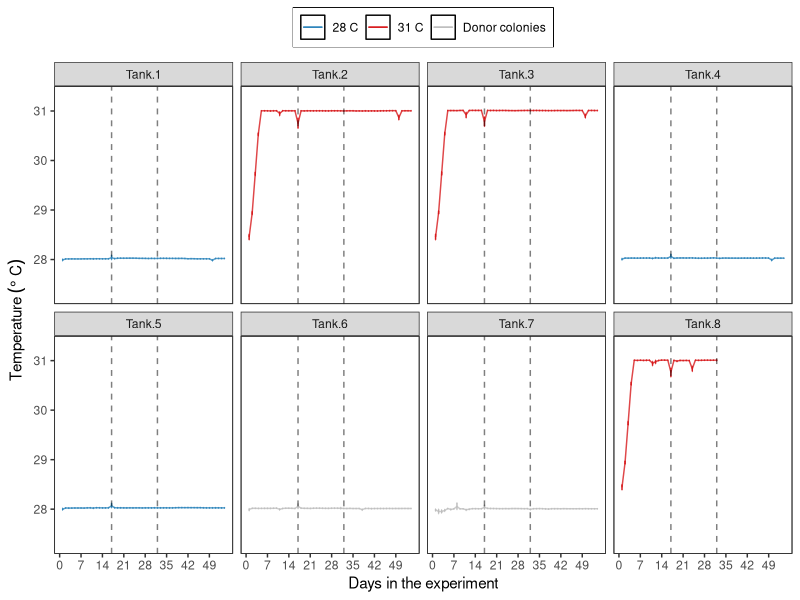
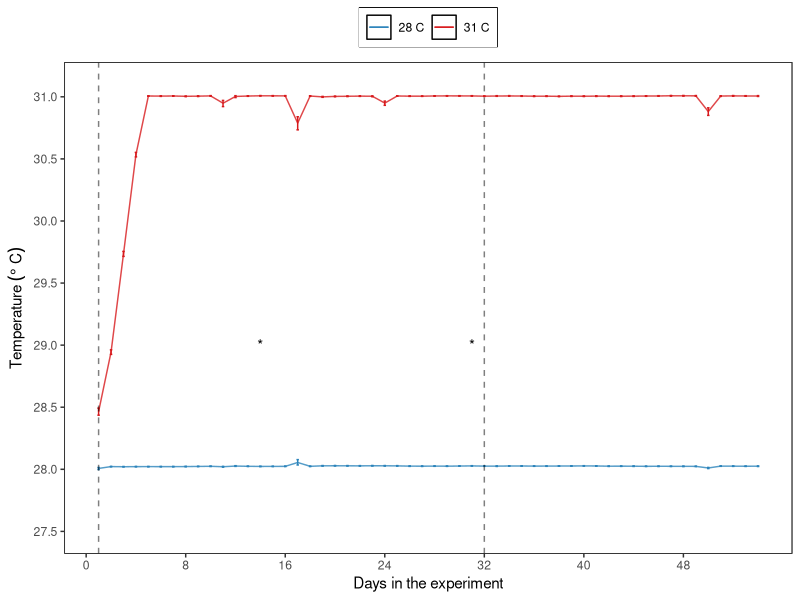
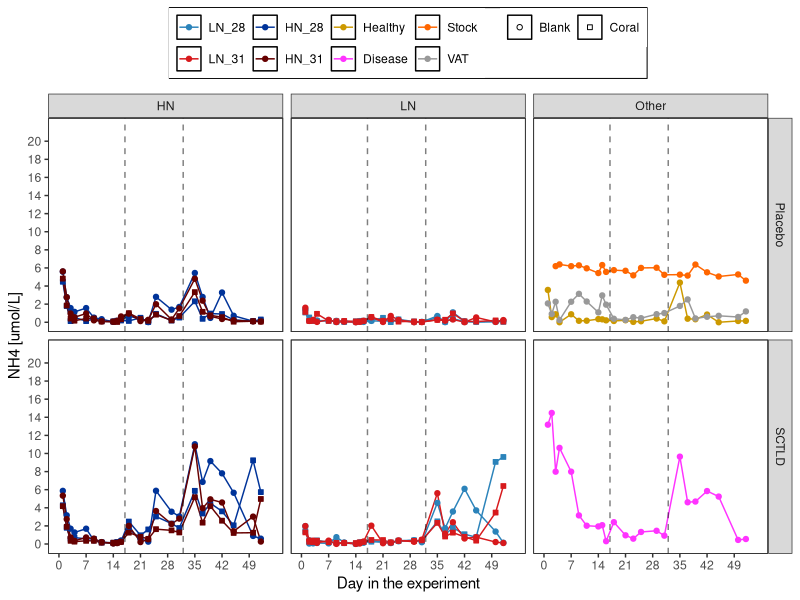
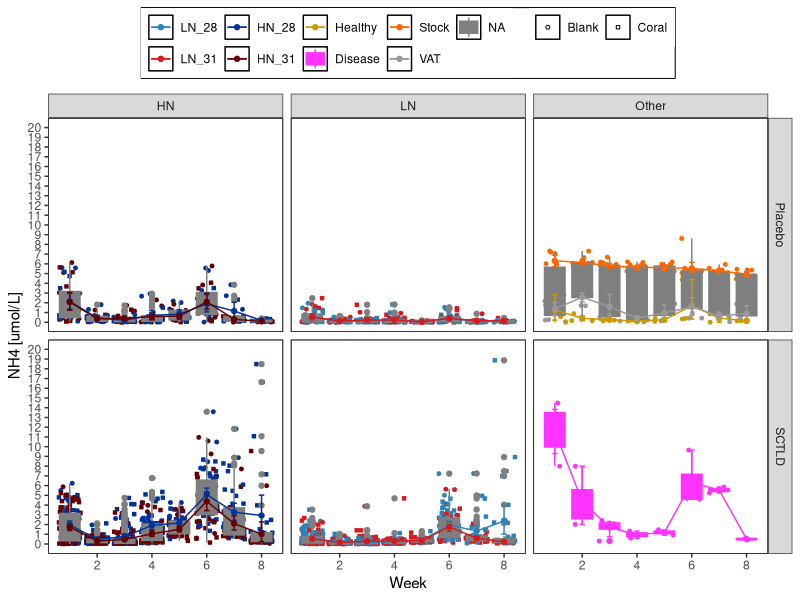

Write R code to recreate these figures, in order. (Note: this script raises an error after producing the figures.)
## ---- chunk 1
knitr::opts_chunk$set(echo = TRUE, warning=FALSE, message=FALSE)
## ---- chunk 2

# Load all libraries and sources required to run the script
    library(tidyverse)
    library(ggthemes)
    library(ggplot2)
    library(plyr)
    library(tidyr)

    library(plotrix)
    library(lme4)
    library(lmerTest)
    library(emmeans)
    library(reshape2)

# Graphs
# Plots
MyTheme<-theme_bw() +  
theme(legend.position="top",
          plot.background=element_blank(),
          #axis.text.x = element_text(angle = 90, vjust = 0.5),
          panel.grid.major.y = element_blank(),
          panel.grid.major.x = element_blank(),
          panel.grid.minor.x = element_blank(),
          panel.grid.minor.y = element_blank(),
          legend.box.background = element_rect(),
          legend.title = element_blank(),
          panel.background =element_rect(fill = NA, 
                                         color = "black"))

# Treatment colors
Treat_fill<-scale_fill_manual(values =
                           c("#2b83ba", "#003399",
                             "#d7191c", "#660000"))

Treat_colour<-scale_colour_manual(values =
                           c("#2b83ba", "#003399",
                             "#d7191c", "#660000"))
  
## ---- chunk 3
# Data
    Temp<-read.csv("Data/Temperature.csv", header = TRUE)
    #summary(Temp)
    Temp$Time<-as.POSIXct(Temp$Time, format="%m/%d/%Y %H:%M",
                               tz = "America/New_York" )
    Temp<-Temp %>% filter(!between(Time, as.POSIXct('2023-05-18 08:50:00.00'),
                                as.POSIXct('2023-05-18 09:55:00.00')))
   
    
    Temp <- gather(Temp, Tank, Temperature, 
                   Tank.1:Tank.8, factor_key=TRUE)
    #Temp<-Temp[Temp$Tank!="Tank.6",]
    #Temp<-Temp[Temp$Tank!="Tank.7",]
    Temp<-Temp %>% mutate(Group =
                     case_when(Tank == "Tank.1" ~ "Control Temperature", 
                               Tank == "Tank.2" ~ "High Temperature", 
                               Tank == "Tank.3" ~ "High Temperature", 
                               Tank == "Tank.4" ~ "Control Temperature",
                               Tank == "Tank.5" ~ "Control Temperature", 
                               Tank == "Tank.6" ~ "Donor colonies", 
                               Tank == "Tank.7" ~ "Donor colonies", 
                               Tank == "Tank.8" ~ "High Temperature"))
    Temp$Group<-factor(Temp$Group, levels = c("Control Temperature",
                                              "High Temperature",
                                              "Donor colonies"))
    
    Temp<-Temp %>% mutate(Group2 =
                     case_when(Group == "Control Temperature" ~ "28 C", 
                               Group == "High Temperature" ~ "31 C", 
                               Group == "Donor colonies" ~ "Donor colonies"))
    
    # Remove data from tank that had a sensor failed
    Temp<-Temp %>% filter((Time<as.POSIXct('2023-06-02 00:50:00.00') | 
                          Tank!="Tank.8"))
    Temp$Date<-as.Date(Temp$Time)
    Temp$Day<-as.numeric(difftime(Temp$Date, 
                                  as.Date("2023-05-01"), units="days"))
    summary(Temp)
## ---- chunk 4
Temp_summary <- ddply (Temp[Temp$Day>0, ], .(Group2),
                         summarise,
                meanT = mean (Temperature, na.rm = T), 
                sdT = sd (Temperature, na.rm = T), 
                seT = std.error (Temperature, na.rm = T))
Temp_summary
## ---- chunk 5
Temp_summary <- ddply (Temp[Temp$Day>5, ], .(Group2),
                         summarise,
                meanT = mean (Temperature, na.rm = T), 
                sdT = sd (Temperature, na.rm = T), 
                seT = std.error (Temperature, na.rm = T))
Temp_summary
## ---- chunk 6
Temperature<- ggplot(Temp, aes (Time, Temperature)) +
  geom_jitter(aes(colour=Group), alpha=1, size=0.5)+
  # stat_summary(fun.data = "mean_cl_boot", 
  #              geom = "errorbar", width = 0.2,  color="black" )+
  # stat_summary(fun=mean, geom="point",  color="black") + 

  theme(legend.position = "bottom")+
  scale_y_continuous(limits = c(26, 32),
                      breaks = seq(0,32, 2),  
                      #   expand = c(0.01, 0.01),
                      name=("Temperature (C)")) +
  
    scale_x_datetime(breaks = "7 days",
                      date_labels = "%b %d",
                      limits = c(as.POSIXct("2023-05-02 12:30"),
                                 as.POSIXct("2023-06-24 18:00")),
                      #  expand = c(0.01, 0.01),
                      name=("Date")) +
   
  geom_vline(xintercept = as.POSIXct("2023-05-18"),
              linetype=2)+
  annotate("text", x = c(as.POSIXct("2023-05-13"), as.POSIXct("2023-06-12")), y = 27, label = "*")+
  
  MyTheme + facet_wrap(~Tank, ncol = 4)+
  #facet_wrap(~(fct_rev(Tank)), ncol = 4)+
  scale_colour_manual(
  values = c("#2b83ba", "#d7191c", "gray"))+
  theme(legend.position = "none")

#Temperature
## ---- chunk 7
Temperature<- ggplot(Temp, aes (Day, Temperature, colour=Group2)) +
  #geom_jitter(aes(colour=Group), alpha=1, size=0.5)+
  stat_summary(fun.data = "mean_cl_boot", 
                geom = "errorbar", width = 0.2)+
  stat_summary(fun=mean, geom="line", alpha=0.8) + 

  theme(legend.position = "bottom")+
  scale_y_continuous(limits = c(27.3, 31.3),
                      breaks = seq(0,32, 1),  
                      #   expand = c(0.01, 0.01),
                      name=expression(Temperature~(degree~C))) +
  scale_x_continuous(breaks = seq(0, 51, 7),
                      name=("Days in the experiment")) +
  
    # scale_x_date(breaks = "7 days",
    #                   date_labels = "%b %d",
    #                   limits = c(as.Date("2023-05-02"),
    #                              as.Date("2023-06-12")),
    #                   #  expand = c(0.01, 0.01),
    #                   name=("Date")) +
   
  #geom_vline(xintercept = as.Date(c("2023-05-18", "2023-06-02")),
  #            linetype=2, alpha=0.5)+
  # annotate("text", x = c(as.Date("2023-05-13"), 
  #                        as.Date("2023-06-02")), y = 27.5, label = "*")+
  geom_vline(xintercept = c(17, 32),
              linetype=2, alpha=0.5)+
  
  MyTheme + facet_wrap(~Tank, ncol = 4)+
  #facet_wrap(~(fct_rev(Tank)), ncol = 4)+
  scale_colour_manual(
  values = c("#2b83ba", "#d7191c", "gray"))+
  theme(legend.position = "top")

Temperature

#ggsave(file="Outputs/Temperature.svg", plot=Temperature, width=8, height=4)
## ---- chunk 8
TimeLine<- ggplot(Temp, aes (Day, Temperature, 
                                colour=Group2)) +
  #geom_jitter(aes(colour=Group), alpha=1, size=0.5)+
  stat_summary(fun.data = "mean_cl_boot", 
                geom = "errorbar", width = 0.2)+
  stat_summary(fun=mean, geom="line", alpha=0.8) + 

  theme(legend.position = "bottom")+
  scale_y_continuous(limits = c(27.3, 31.3),
                      breaks = seq(0,32, 1),  
                      #   expand = c(0.01, 0.01),
                      name=expression(Temperature~(degree~C))) +
  scale_x_continuous(breaks = seq(0, 51, 8),
                      name=("Days in the experiment")) +
  annotate("text", x = c(14, 31), y = 27.5, label = "*")+
  geom_vline(xintercept = c(1, 17, 32),
              linetype=2, alpha=0.5)+
  
  MyTheme + facet_wrap(~Group2, ncol = 1)+
  scale_colour_manual(
  values = c("#2b83ba", "#d7191c", "gray"))+
  theme(legend.position = "top")

#TimeLine

#ggsave(file="Outputs/TimeLine.svg", plot=TimeLine, width=4, height=6)
## ---- chunk 9
TimeLine2<- ggplot(Temp[Temp$Group!="Donor colonies", ], 
                   aes (Day, Temperature, 
                                colour=Group2)) +
  stat_summary(fun.data = "mean_cl_boot", 
                geom = "errorbar", width = 0.2)+
  stat_summary(fun=mean, geom="line", alpha=0.8) + 

  scale_y_continuous(limits = c(27.5, 31.1),
                      breaks = seq(0,32, 0.5),  
                      #   expand = c(0.01, 0.01),
                      name=expression(Temperature~(degree~C))) +
  scale_x_continuous(breaks = seq(0, 51, 8),
                      name=("Days in the experiment")) +
  annotate("text", x = c(14, 31), y = 29, label = "*")+
  geom_vline(xintercept = c(1, 32),
              linetype=2, alpha=0.5)+
  
  MyTheme + 
  scale_colour_manual(
  values = c("#2b83ba", "#d7191c"))+
  theme(legend.position = "top")
TimeLine2

#ggsave(file="Outputs/TimeLine.svg", plot=TimeLine2, width=4, height=6)
## ---- chunk 10
# Data
    data<-read.csv("Data/Nutrients.csv", header = TRUE)
    #summary(data)
    data$N<-as.numeric(data$N)
    data$Date<-as.Date(data$Date)
    
    library(lubridate)
    data$Week<-isoweek(ymd(data$Date))
    data$Week<-as.numeric(data$Week-17)
    
    data$Target<-factor(data$Target,
                           levels=c("0", "5", "6"))
    # data$Pump<-factor(data$Pump,
    #                        levels=c("1", "2"))
    
    data<-droplevels(data)
    data$Treatment<-factor(data$Treatment, 
                           levels = c ("LN_28", "LN_31", "HN_28", "HN_31",
                                       "Healthy", "Disease",  "Stock", "VAT"))
    data$Treatment3<-factor(paste(data$Nutrients, 
                                  data$Disease, sep = "_"))
    data<-data[data$Date!="2023-05-18", ]
    data$Day<-as.numeric(difftime(data$Date, 
                                  as.Date("2023-05-01"), units="days"))

    summary(data)
## ---- chunk 11
NH4_plot<- ggplot(data, aes (Target, NH4)) +
  #geom_boxplot ()+
  geom_jitter(aes(colour=Arm, shape=Pump), alpha=1)+
  # stat_summary(fun.data = "mean_cl_boot", 
  #              geom = "errorbar", width = 0.2,  color="black" )+
  # stat_summary(fun=mean, geom="point",  color="black") + 
  #geom_point(shape=21)+

 
  theme(legend.position = "bottom")+
  scale_y_continuous(#limits = c(0, 11),
                      breaks = seq(0,12, 2.5),  
                      #   expand = c(0.01, 0.01),
                      name=("NH4 [umol/L]")) +
  # geom_hline(yintercept = 4.1, linetype=2)+
  # geom_hline(yintercept = 0.3, linetype=2)+
  MyTheme +
  facet_grid(Beaker.conditions~Date, scales = "free_y")

#NH4_plot
## ---- chunk 12
NH4_genotype<- ggplot(data, aes (Date, NH4)) +
  geom_boxplot ()+
  geom_jitter(aes(colour=Genotype, shape=Arm), alpha=1)+
  # stat_summary(fun.data = "mean_cl_boot", 
  #              geom = "errorbar", width = 0.2,  color="black" )+
  # stat_summary(fun=mean, geom="point",  color="black") + 
  #geom_point(shape=21)+

  theme(legend.position = "bottom")+
  scale_y_continuous(limits = c(0, 12),
                      breaks = seq(0,10, 1),  
                      #   expand = c(0.01, 0.01),
                      name=("NH4 [umol/L]")) +
  # geom_hline(yintercept = 4.1, linetype=2)+
  # geom_hline(yintercept = 0.3, linetype=2)+
  MyTheme +
  facet_wrap(Disease~Nutrients, scales = "free_y")
#NH4_genotype
## ---- chunk 13
NH4_Arms<- ggplot(data, aes (Day, NH4)) +
  #geom_boxplot ()+
  geom_jitter(aes(colour=Arm, shape=Beaker.conditions), alpha=1)+
  stat_summary(fun.data = "mean_cl_boot", 
                geom = "errorbar", width = 0.2,  color="black" )+
   stat_summary(fun=mean, geom="point",  color="black") + 
  #geom_point(shape=21)+

  theme(legend.position = "bottom")+
  geom_vline(xintercept = c(17, 32),
              linetype=2, alpha=0.5)+
  scale_x_continuous(limits = c(0, 55),
                      breaks = seq(0,55, 7),  
                      #   expand = c(0.01, 0.01),
                      name=("Days in the experiment")) +
  scale_y_continuous(limits = c(0, 15),
                      breaks = seq(0,20, 1),  
                      #   expand = c(0.01, 0.01),
                      name=("NH4 [umol/L]")) +
  # geom_hline(yintercept = 4.1, linetype=2)+
  # geom_hline(yintercept = 0.3, linetype=2)+
  MyTheme +
  facet_wrap(Disease~Nutrients)

#NH4_Arms
## ---- chunk 14
NH4_Temp<- ggplot(data, aes (Day, NH4, fill=Treatment, 
                               colour=Treatment,
                               shape=Beaker.conditions)) +
 
  #geom_jitter(aes(colour=Treatment, shape=Beaker.conditions), 
  #alpha=1, size =1)+
  #geom_boxplot ()+
  scale_shape_manual(values=c(21, 22))+
  scale_color_manual(values=c("#2b83ba", "#d7191c", "#003399", "#660000",
                              '#CC9900','#FF33FF', '#FF6600', "#999999"))+
  scale_fill_manual(values=c("#2b83ba", "#d7191c", "#003399", "#660000",
                              '#CC9900','#FF33FF', '#FF6600', "#999999"))+
  # stat_summary(fun.data = "mean_cl_boot", 
  #               geom = "errorbar", width = 0.2)+
  stat_summary(fun.data = "mean_cl_boot", 
                geom = "line")+
  stat_summary(fun=mean, geom="point") + 
  #geom_point(shape=21)+
   geom_vline(xintercept = c(17, 32),
              linetype=2, alpha=0.5)+
  scale_x_continuous(limits = c(0, 55),
                      breaks = seq(0,55, 7),  
                      #   expand = c(0.01, 0.01),
                      name=("Day in the experiment")) +
  scale_y_continuous(#limits = c(0, 60),
                      breaks = seq(0, 20, 2),  
                      #   expand = c(0.01, 0.01),
                      name=("NH4 [umol/L]")) +
  # geom_hline(yintercept = 4.1, linetype=2)+
  # geom_hline(yintercept = 0.3, linetype=2)+
  #ylim()+
  MyTheme
  #NH4_Temp+facet_wrap(~Nutrients)
NH4_Temp+facet_grid(Disease~Nutrients)
## ---- chunk 15
NH4_W<- ggplot(data, aes (Week, NH4, fill=Treatment, colour=Treatment)) +
 
  geom_jitter(aes(colour=Treatment, shape=Beaker.conditions), 
              alpha=1, size =1)+
  geom_boxplot(aes (Week, NH4, fill=Treatment, group=Week))+
  scale_shape_manual(values=c(21, 22))+
  scale_color_manual(values=c("#2b83ba", "#d7191c", "#003399", "#660000",
                              '#CC9900','#FF33FF', '#FF6600', "#999999"))+
  scale_fill_manual(values=c("#2b83ba", "#d7191c", "#003399", "#660000",
                              '#CC9900','#FF33FF', '#FF6600', "#999999"))+
  stat_summary(fun.data = "mean_cl_boot", 
                geom = "errorbar", width = 0.2)+
  stat_summary(fun.data = "mean_cl_boot", 
                geom = "line")+
  stat_summary(fun=mean, geom="point") + 
  #geom_point(shape=21)+
 
  theme(legend.position = "bottom")+
  scale_y_continuous(limits = c(0, 20),
                      breaks = seq(0,20, 1),  
                      #   expand = c(0.01, 0.01),
                      name=("NH4 [umol/L]")) +
  # geom_hline(yintercept = 4.1, linetype=2)+
  # geom_hline(yintercept = 0.3, linetype=2)+
  MyTheme
  #NH4_Temp+facet_wrap(~Nutrients)
  NH4_W+facet_grid(Disease~Nutrients)
## ---- chunk 16
Corals<-data[data$Nutrients!="Other", ]

Concentrations <- ddply (Corals, .(Treatment, Disease, Beaker.conditions, Nutrients, Day), summarise,
                meanNH4 = mean (NH4, na.rm = T), 
                sdNH4 = sd (NH4, na.rm = T), 
                seNH4 = std.error (NH4, na.rm = T))
#Concentrations

Concentrations$Beaker.conditions<-factor(Concentrations$Beaker.conditions, 
                                            levels=c("Coral", "Blank"))
Concentrations$Nutrients<-factor(Concentrations$Nutrients, 
                                            levels=c("LN", "HN"))

write.csv(Concentrations, "Outputs/Concentrations.csv")

# Standard error of the mean

NH4_day<-ggplot(Concentrations, 
                aes(x=Day, y=(meanNH4), shape=Beaker.conditions, 
                                    colour=Treatment)) + 
    geom_errorbar(aes(ymin=(meanNH4-seNH4), ymax=(meanNH4+seNH4)), 
                  width=.1, position=position_dodge(0.5)) +
    geom_line(position=position_dodge(0.5)) +
    geom_point(position=position_dodge(0.5), aes(fill=Treatment), size=1)+
    scale_shape_manual(values=c(21, 22))+
    scale_color_manual(values=c("#2b83ba", "#d7191c", "#003399", "#660000"))+
    scale_fill_manual(values=c("#2b83ba", "#d7191c", "#003399", "#660000"))+
    geom_vline(xintercept = c(32),
                linetype=2, alpha=0.5)+
    scale_x_continuous(#limits = c(0, 55),
                        breaks = seq(0,55, 8),  
                        #   expand = c(0.01, 0.01),
                        name=("Days in the experiment")) +
    scale_y_continuous(#limits = c(0, 60),
                        breaks = seq(0, 35, 2.5),  
                      #   expand = c(0.01, 0.01),
                      name=("NH4 [uM]")) + MyTheme +
  facet_grid(Nutrients~Disease)
NH4_day

#ggsave(file="Outputs/Nutrients.svg", plot=NH4_day, width=7.5, height=5)
## ---- chunk 17
Concentrations2 <- ddply (Corals[Corals$Beaker.conditions=="Coral", ],
                          .(Treatment, Nutrients, Day),
                         summarise,
                meanNH4 = mean (NH4, na.rm = T), 
                sdNH4 = sd (NH4, na.rm = T), 
                seNH4 = std.error (NH4, na.rm = T))
#Concentrations2

Concentrations2$Nutrients<-factor(Concentrations2$Nutrients, 
                                            levels=c("LN", "HN"))

# Standard error of the mean

NH4_day<-ggplot(Concentrations2, 
                aes(x=Day, y=(meanNH4), 
                                    colour=Treatment)) + 
    geom_errorbar(aes(ymin=(meanNH4-seNH4), ymax=(meanNH4+seNH4)), 
                  width=.1, position=position_dodge(0.5)) +
    geom_line(position=position_dodge(0.5)) +
    geom_point(position=position_dodge(0.5), aes(fill=Treatment), size=1)+
    scale_shape_manual(values=c(21, 22))+
    scale_color_manual(values=c("#2b83ba", "#d7191c", "#003399", "#660000"))+
    scale_fill_manual(values=c("#2b83ba", "#d7191c", "#003399", "#660000"))+
    geom_vline(xintercept = c(1, 32),
                linetype=2, alpha=0.5)+
    scale_x_continuous(#limits = c(0, 55),
                        breaks = seq(0,55, 8),  
                        #   expand = c(0.01, 0.01),
                        name=("Days in the experiment")) +
    scale_y_continuous(#limits = c(0, 60),
                        breaks = seq(0, 20, 2),  
                      #   expand = c(0.01, 0.01),
                      name=("NH4 [uM]")) + MyTheme #+
  #facet_grid(~Disease)
NH4_day
## ---- chunk 18
library(gridExtra)
experiment<-grid.arrange(TimeLine2, NH4_day, ncol = 2)
experiment

#ggsave(file="Outputs/Experiment_conditions.svg", plot=experiment, width=8.5, height=4)
## ---- chunk 19
NH4_by_coral<- ggplot(Corals[Corals$Beaker.conditions=="Coral", ],
                 aes (Day, NH4, fill=Treatment, 
                               colour=Treatment)) +
 
  geom_jitter(aes(colour=Treatment, shape=Beaker.conditions), 
              alpha=1, size =0.5)+
  scale_shape_manual(values=c(21, 22))+
  scale_color_manual(values=c("#2b83ba", "#d7191c", "#003399", "#660000"))+
  scale_fill_manual(values=c("#2b83ba", "#d7191c", "#003399", "#660000"))+
  # stat_summary(fun.data = "mean_cl_boot", 
  #               geom = "errorbar", width = 0.2)+
  stat_summary(fun.data = "mean_cl_boot", 
                geom = "line")+
  stat_summary(fun=mean, geom="point") + 
  #geom_point(shape=21)+
   geom_vline(xintercept = c(17, 32),
              linetype=2, alpha=0.5)+
  scale_x_continuous(limits = c(0, 55),
                      breaks = seq(0,55, 7),  
                      #   expand = c(0.01, 0.01),
                      name=("Day in the experiment")) +
  scale_y_continuous(limits = c(0, 60),
                      breaks = seq(0, 60, 5),  
                      #   expand = c(0.01, 0.01),
                      name=("NH4 [umol/L]")) +
  MyTheme
#NH4_Temp+facet_wrap(~Nutrients)
NH4_by_coral+facet_grid(Disease~Nutrients)
## ---- chunk 20
Concentrations <- ddply (data, .(Nutrients, Disease, Date),
                         summarise,
                meanNH4 = mean (NH4, na.rm = T), 
                sdNH4 = sd (NH4, na.rm = T))
#Concentrations

Concentrations<-Concentrations %>% 
                mutate_if(is.numeric, round, digits=2)

## ---- chunk 21

Concentrations_Day_Beaker <- ddply (data, .(Nutrients, Day, Beaker.conditions),
                         summarise,
                meanNH4 = mean (NH4, na.rm = T), 
                sdNH4 = sd (NH4, na.rm = T))
Concentrations_Day_Beaker

Concentrations_Nutrients_Day <- ddply (data, .(Nutrients, Day),
                         summarise,
                meanNH4 = mean (NH4, na.rm = T), 
                sdNH4 = sd (NH4, na.rm = T))
Concentrations_Nutrients_Day

Concentrations_Nutrients_Week <- ddply (data, .(Nutrients, Week),
                         summarise,
                meanNH4 = mean (NH4, na.rm = T), 
                sdNH4 = sd (NH4, na.rm = T))
Concentrations_Nutrients_Week

Concentrations<-Concentrations %>% 
 mutate_if(is.numeric, round, digits=2)

# write.csv(Concentrations, "Outputs/weekly_NH4.csv", row.names = F)
## ---- chunk 22
## model 1: LMER for both species
  fit1<-lmerTest::lmer(NH4 ~Nutrients * Temp * Disease * Week +
                         (1|Beaker.conditions), data=data[data$Nutrients!="Other", ])
  isSingular(fit1)
  anova(fit1)
  step(fit1)
  ranova(fit1)
  
  summary(fit1)
  par(mfrow=c(2,2))
  plot(fit1)
  par(mfrow=c(1,1))
## ---- chunk 23
#Pairwise comparisons
Sw.emmc<-multcomp::cld(emmeans(fit1, specs=c("Nutrients", "Disease")))
Sw.emmc
## ---- chunk 24
# Creates bibliography 
#knitr::write_bib(c(.packages()), "packages.bib")
